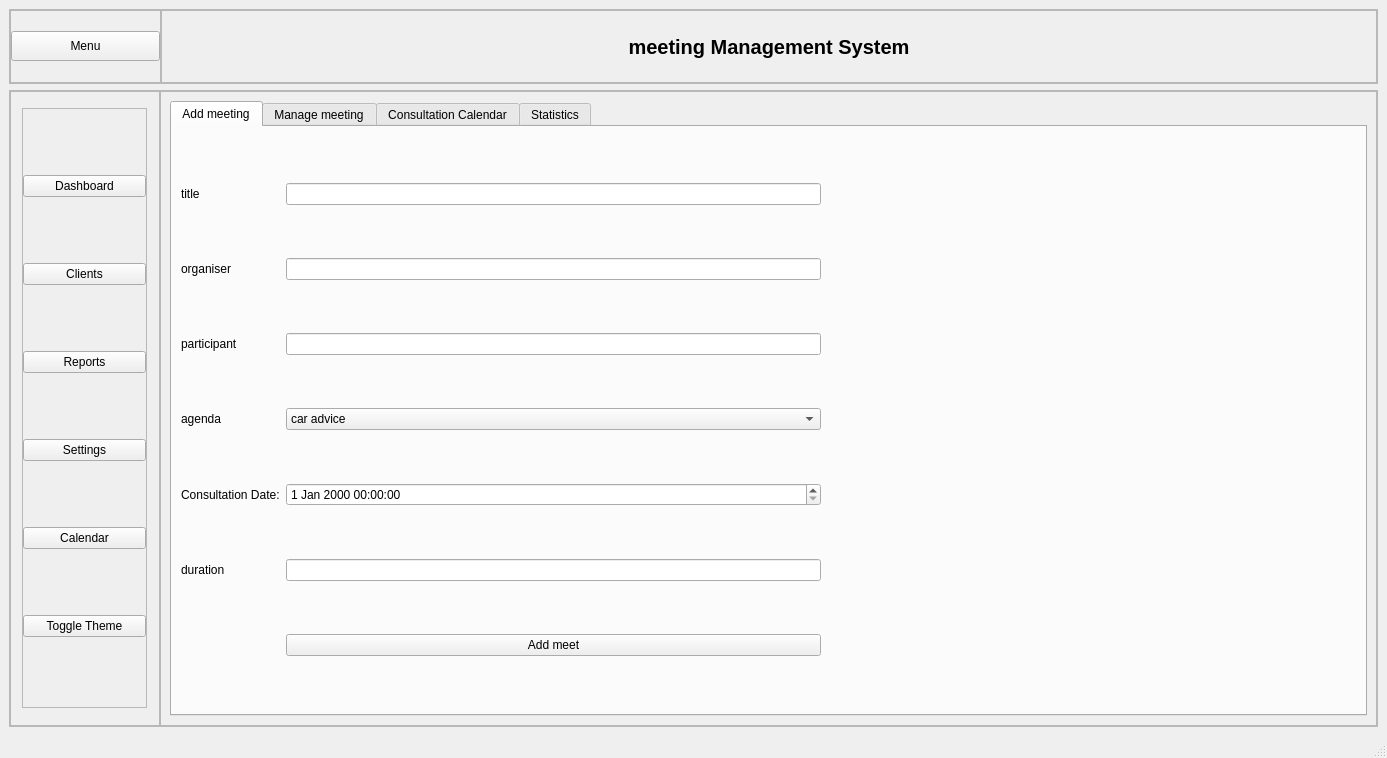
<?xml version="1.0" encoding="UTF-8"?>
<ui version="4.0">
 <class>MainWindow</class>
 <widget class="QMainWindow" name="MainWindow">
  <property name="geometry">
   <rect>
    <x>0</x>
    <y>0</y>
    <width>1387</width>
    <height>758</height>
   </rect>
  </property>
  <property name="sizePolicy">
   <sizepolicy hsizetype="Preferred" vsizetype="Preferred">
    <horstretch>0</horstretch>
    <verstretch>0</verstretch>
   </sizepolicy>
  </property>
  <property name="minimumSize">
   <size>
    <width>0</width>
    <height>600</height>
   </size>
  </property>
  <property name="windowTitle">
   <string>Client Management System</string>
  </property>
  <property name="styleSheet">
   <string notr="true"/>
  </property>
  <widget class="QWidget" name="centralwidget">
   <layout class="QVBoxLayout" name="verticalLayout">
    <item>
     <widget class="QFrame" name="header">
      <property name="sizePolicy">
       <sizepolicy hsizetype="Preferred" vsizetype="Preferred">
        <horstretch>0</horstretch>
        <verstretch>0</verstretch>
       </sizepolicy>
      </property>
      <property name="minimumSize">
       <size>
        <width>0</width>
        <height>75</height>
       </size>
      </property>
      <property name="maximumSize">
       <size>
        <width>16777215</width>
        <height>75</height>
       </size>
      </property>
      <property name="frameShape">
       <enum>QFrame::Shape::StyledPanel</enum>
      </property>
      <property name="frameShadow">
       <enum>QFrame::Shadow::Raised</enum>
      </property>
      <layout class="QHBoxLayout" name="horizontalLayout_2">
       <property name="spacing">
        <number>0</number>
       </property>
       <property name="leftMargin">
        <number>0</number>
       </property>
       <property name="topMargin">
        <number>0</number>
       </property>
       <property name="rightMargin">
        <number>0</number>
       </property>
       <property name="bottomMargin">
        <number>0</number>
       </property>
       <item>
        <widget class="QFrame" name="frame_3">
         <property name="minimumSize">
          <size>
           <width>50</width>
           <height>0</height>
          </size>
         </property>
         <property name="maximumSize">
          <size>
           <width>151</width>
           <height>16777215</height>
          </size>
         </property>
         <property name="frameShape">
          <enum>QFrame::Shape::StyledPanel</enum>
         </property>
         <property name="frameShadow">
          <enum>QFrame::Shadow::Raised</enum>
         </property>
         <layout class="QHBoxLayout" name="horizontalLayout_3">
          <property name="spacing">
           <number>0</number>
          </property>
          <property name="leftMargin">
           <number>0</number>
          </property>
          <property name="topMargin">
           <number>0</number>
          </property>
          <property name="rightMargin">
           <number>0</number>
          </property>
          <property name="bottomMargin">
           <number>0</number>
          </property>
          <item>
           <widget class="QPushButton" name="menuButton">
            <property name="sizePolicy">
             <sizepolicy hsizetype="Preferred" vsizetype="Fixed">
              <horstretch>0</horstretch>
              <verstretch>0</verstretch>
             </sizepolicy>
            </property>
            <property name="minimumSize">
             <size>
              <width>0</width>
              <height>30</height>
             </size>
            </property>
            <property name="maximumSize">
             <size>
              <width>16777215</width>
              <height>30</height>
             </size>
            </property>
            <property name="text">
             <string>Menu</string>
            </property>
            <property name="iconSize">
             <size>
              <width>24</width>
              <height>24</height>
             </size>
            </property>
           </widget>
          </item>
         </layout>
        </widget>
       </item>
       <item>
        <widget class="QFrame" name="frame_5">
         <property name="frameShape">
          <enum>QFrame::Shape::StyledPanel</enum>
         </property>
         <property name="frameShadow">
          <enum>QFrame::Shadow::Raised</enum>
         </property>
         <layout class="QVBoxLayout" name="verticalLayout_4">
          <item>
           <widget class="QLabel" name="label">
            <property name="font">
             <font>
              <pointsize>15</pointsize>
              <bold>true</bold>
             </font>
            </property>
            <property name="text">
             <string>meeting Management System</string>
            </property>
            <property name="alignment">
             <set>Qt::AlignmentFlag::AlignCenter</set>
            </property>
           </widget>
          </item>
         </layout>
        </widget>
       </item>
      </layout>
     </widget>
    </item>
    <item>
     <widget class="QFrame" name="frame_2">
      <property name="frameShape">
       <enum>QFrame::Shape::StyledPanel</enum>
      </property>
      <property name="frameShadow">
       <enum>QFrame::Shadow::Raised</enum>
      </property>
      <layout class="QHBoxLayout" name="horizontalLayout">
       <property name="spacing">
        <number>0</number>
       </property>
       <property name="leftMargin">
        <number>0</number>
       </property>
       <property name="topMargin">
        <number>0</number>
       </property>
       <property name="rightMargin">
        <number>0</number>
       </property>
       <property name="bottomMargin">
        <number>0</number>
       </property>
       <item>
        <widget class="QFrame" name="sideMenu">
         <property name="minimumSize">
          <size>
           <width>150</width>
           <height>0</height>
          </size>
         </property>
         <property name="maximumSize">
          <size>
           <width>150</width>
           <height>16777215</height>
          </size>
         </property>
         <property name="frameShape">
          <enum>QFrame::Shape::StyledPanel</enum>
         </property>
         <property name="frameShadow">
          <enum>QFrame::Shadow::Raised</enum>
         </property>
         <layout class="QVBoxLayout" name="verticalLayout_2">
          <property name="spacing">
           <number>0</number>
          </property>
          <property name="leftMargin">
           <number>0</number>
          </property>
          <property name="topMargin">
           <number>0</number>
          </property>
          <property name="rightMargin">
           <number>0</number>
          </property>
          <property name="bottomMargin">
           <number>0</number>
          </property>
          <item alignment="Qt::AlignmentFlag::AlignHCenter|Qt::AlignmentFlag::AlignVCenter">
           <widget class="QFrame" name="frame_6">
            <property name="minimumSize">
             <size>
              <width>125</width>
              <height>600</height>
             </size>
            </property>
            <property name="maximumSize">
             <size>
              <width>150</width>
              <height>16777215</height>
             </size>
            </property>
            <property name="frameShape">
             <enum>QFrame::Shape::StyledPanel</enum>
            </property>
            <property name="frameShadow">
             <enum>QFrame::Shadow::Raised</enum>
            </property>
            <layout class="QVBoxLayout" name="verticalLayout_3">
             <property name="spacing">
              <number>0</number>
             </property>
             <property name="leftMargin">
              <number>0</number>
             </property>
             <property name="topMargin">
              <number>0</number>
             </property>
             <property name="rightMargin">
              <number>0</number>
             </property>
             <property name="bottomMargin">
              <number>0</number>
             </property>
             <item>
              <widget class="QPushButton" name="pushButton">
               <property name="styleSheet">
                <string notr="true">#label {
    color: white;
    padding: 5px;
    font-size: 15pt;
    font-weight: bold;
    text-shadow: 1px 1px 2px rgba(0, 0, 0, 0.3);
}</string>
               </property>
               <property name="text">
                <string>Dashboard</string>
               </property>
              </widget>
             </item>
             <item>
              <widget class="QPushButton" name="pushButton_2">
               <property name="text">
                <string>Clients</string>
               </property>
              </widget>
             </item>
             <item>
              <widget class="QPushButton" name="pushButton_3">
               <property name="text">
                <string>Reports</string>
               </property>
              </widget>
             </item>
             <item>
              <widget class="QPushButton" name="pushButton_4">
               <property name="text">
                <string>Settings</string>
               </property>
              </widget>
             </item>
             <item>
              <widget class="QPushButton" name="pushButton_5">
               <property name="text">
                <string>Calendar</string>
               </property>
              </widget>
             </item>
             <item>
              <widget class="QPushButton" name="themeButton">
               <property name="text">
                <string>Toggle Theme</string>
               </property>
              </widget>
             </item>
            </layout>
           </widget>
          </item>
         </layout>
        </widget>
       </item>
       <item>
        <widget class="QFrame" name="frame_4">
         <property name="sizePolicy">
          <sizepolicy hsizetype="Expanding" vsizetype="Preferred">
           <horstretch>0</horstretch>
           <verstretch>0</verstretch>
          </sizepolicy>
         </property>
         <property name="frameShape">
          <enum>QFrame::Shape::StyledPanel</enum>
         </property>
         <property name="frameShadow">
          <enum>QFrame::Shadow::Raised</enum>
         </property>
         <layout class="QVBoxLayout" name="verticalLayout_5">
          <item>
           <widget class="QTabWidget" name="tabWidget">
            <property name="currentIndex">
             <number>0</number>
            </property>
            <widget class="QWidget" name="ClientForm">
             <property name="contextMenuPolicy">
              <enum>Qt::ContextMenuPolicy::PreventContextMenu</enum>
             </property>
             <attribute name="title">
              <string>Add meeting</string>
             </attribute>
             <layout class="QGridLayout" name="gridLayout_2">
              <item row="4" column="1">
               <widget class="QDateTimeEdit" name="dateEdit">
                <property name="minimumSize">
                 <size>
                  <width>125</width>
                  <height>0</height>
                 </size>
                </property>
               </widget>
              </item>
              <item row="2" column="1">
               <widget class="QLineEdit" name="participant"/>
              </item>
              <item row="5" column="0">
               <widget class="QLabel" name="label_consultant">
                <property name="text">
                 <string>duration</string>
                </property>
               </widget>
              </item>
              <item row="4" column="0">
               <widget class="QLabel" name="label_date">
                <property name="text">
                 <string>Consultation Date:</string>
                </property>
               </widget>
              </item>
              <item row="0" column="1">
               <widget class="QLineEdit" name="title"/>
              </item>
              <item row="5" column="1">
               <widget class="QLineEdit" name="duration"/>
              </item>
              <item row="0" column="0">
               <widget class="QLabel" name="label_name">
                <property name="text">
                 <string>title</string>
                </property>
               </widget>
              </item>
              <item row="1" column="0">
               <widget class="QLabel" name="label_sector">
                <property name="text">
                 <string>organiser</string>
                </property>
               </widget>
              </item>
              <item row="1" column="1">
               <widget class="QLineEdit" name="organiser"/>
              </item>
              <item row="2" column="0">
               <widget class="QLabel" name="label_contact">
                <property name="text">
                 <string>participant</string>
                </property>
               </widget>
              </item>
              <item row="6" column="1">
               <widget class="QPushButton" name="AddButton">
                <property name="text">
                 <string>Add meet</string>
                </property>
               </widget>
              </item>
              <item row="3" column="0">
               <widget class="QLabel" name="label_2">
                <property name="text">
                 <string>agenda</string>
                </property>
               </widget>
              </item>
              <item row="3" column="1">
               <widget class="QComboBox" name="agenda">
                <item>
                 <property name="text">
                  <string>car advice</string>
                 </property>
                </item>
                <item>
                 <property name="text">
                  <string>life advice</string>
                 </property>
                </item>
                <item>
                 <property name="text">
                  <string>future advice</string>
                 </property>
                </item>
               </widget>
              </item>
              <item row="0" column="2" rowspan="7">
               <spacer name="horizontalSpacer">
                <property name="orientation">
                 <enum>Qt::Orientation::Horizontal</enum>
                </property>
                <property name="sizeHint" stdset="0">
                 <size>
                  <width>40</width>
                  <height>20</height>
                 </size>
                </property>
               </spacer>
              </item>
             </layout>
            </widget>
            <widget class="QWidget" name="listClient">
             <attribute name="title">
              <string>Manage meeting</string>
             </attribute>
             <layout class="QVBoxLayout" name="verticalLayout_6">
              <item>
               <widget class="QGroupBox" name="searchGroupBox">
                <property name="title">
                 <string>Search</string>
                </property>
                <layout class="QHBoxLayout" name="searchLayout">
                 <item>
                  <widget class="QComboBox" name="sortComboBox"/>
                 </item>
                 <item>
                  <widget class="QLineEdit" name="searchInput">
                   <property name="placeholderText">
                    <string>Type to search...</string>
                   </property>
                  </widget>
                 </item>
                 <item>
                  <widget class="QPushButton" name="searchButton">
                   <property name="text">
                    <string> Search</string>
                   </property>
                  </widget>
                 </item>
                </layout>
               </widget>
              </item>
              <item>
               <layout class="QHBoxLayout" name="horizontalLayout_4">
                <item>
                 <widget class="QTableWidget" name="tableWidget">
                  <column>
                   <property name="text">
                    <string>id</string>
                   </property>
                  </column>
                  <column>
                   <property name="text">
                    <string>title</string>
                   </property>
                  </column>
                  <column>
                   <property name="text">
                    <string>organisateur</string>
                   </property>
                  </column>
                  <column>
                   <property name="text">
                    <string>particpant</string>
                   </property>
                  </column>
                  <column>
                   <property name="text">
                    <string>agenda</string>
                   </property>
                  </column>
                  <column>
                   <property name="text">
                    <string>duration</string>
                   </property>
                  </column>
                  <column>
                   <property name="text">
                    <string>date</string>
                   </property>
                  </column>
                 </widget>
                </item>
                <item>
                 <widget class="QPushButton" name="aa">
                  <property name="text">
                   <string>PushButton</string>
                  </property>
                 </widget>
                </item>
                <item>
                 <widget class="QPushButton" name="deleteButton">
                  <property name="text">
                   <string>Delete</string>
                  </property>
                 </widget>
                </item>
                <item>
                 <widget class="QPushButton" name="updateButton">
                  <property name="text">
                   <string>Update</string>
                  </property>
                 </widget>
                </item>
                <item>
                 <widget class="QPushButton" name="statisticsButton">
                  <property name="text">
                   <string>PDF</string>
                  </property>
                 </widget>
                </item>
               </layout>
              </item>
             </layout>
            </widget>
            <widget class="QWidget" name="calendarTab">
             <attribute name="title">
              <string>Consultation Calendar</string>
             </attribute>
             <layout class="QVBoxLayout" name="verticalLayout_7">
              <item>
               <widget class="QCalendarWidget" name="consultationCalendar">
                <property name="minimumSize">
                 <size>
                  <width>0</width>
                  <height>400</height>
                 </size>
                </property>
                <property name="gridVisible">
                 <bool>true</bool>
                </property>
               </widget>
              </item>
              <item>
               <widget class="QGroupBox" name="calendarDetailsBox">
                <property name="title">
                 <string>Consultation Details</string>
                </property>
                <layout class="QVBoxLayout" name="verticalLayout_8">
                 <item>
                  <widget class="QLabel" name="selectedDateLabel">
                   <property name="text">
                    <string>Selected date: </string>
                   </property>
                   <property name="alignment">
                    <set>Qt::AlignmentFlag::AlignCenter</set>
                   </property>
                  </widget>
                 </item>
                 <item>
                  <widget class="QLabel" name="consultationCountLabel">
                   <property name="text">
                    <string>Consultations: 0</string>
                   </property>
                   <property name="alignment">
                    <set>Qt::AlignmentFlag::AlignCenter</set>
                   </property>
                  </widget>
                 </item>
                 <item>
                  <widget class="QTableView" name="dateConsultationsView">
                   <property name="selectionMode">
                    <enum>QAbstractItemView::SelectionMode::SingleSelection</enum>
                   </property>
                   <property name="selectionBehavior">
                    <enum>QAbstractItemView::SelectionBehavior::SelectRows</enum>
                   </property>
                  </widget>
                 </item>
                </layout>
               </widget>
              </item>
             </layout>
            </widget>
            <widget class="QWidget" name="tab">
             <attribute name="title">
              <string>Statistics</string>
             </attribute>
             <layout class="QVBoxLayout" name="verticalLayoutStats">
              <item>
               <widget class="QGroupBox" name="statsTextGroup">
                <property name="title">
                 <string>Statistical Summary</string>
                </property>
                <layout class="QVBoxLayout" name="verticalLayoutText">
                 <item>
                  <widget class="QTextEdit" name="statsDisplay">
                   <property name="readOnly">
                    <bool>true</bool>
                   </property>
                  </widget>
                 </item>
                </layout>
               </widget>
              </item>
              <item>
               <layout class="QHBoxLayout" name="buttonLayout">
                <item>
                 <spacer name="horizontalSpacer2">
                  <property name="orientation">
                   <enum>Qt::Orientation::Horizontal</enum>
                  </property>
                  <property name="sizeHint" stdset="0">
                   <size>
                    <width>40</width>
                    <height>20</height>
                   </size>
                  </property>
                 </spacer>
                </item>
                <item>
                 <widget class="QPushButton" name="refreshStatsButton">
                  <property name="text">
                   <string>Refresh Statistics</string>
                  </property>
                 </widget>
                </item>
               </layout>
              </item>
             </layout>
            </widget>
           </widget>
          </item>
         </layout>
        </widget>
       </item>
      </layout>
     </widget>
    </item>
   </layout>
  </widget>
  <widget class="QStatusBar" name="statusBar"/>
 </widget>
 <resources/>
 <connections/>
</ui>
